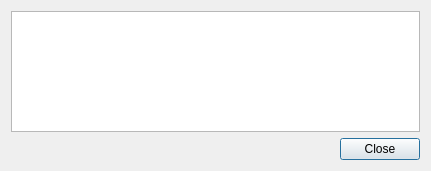
<?xml version="1.0" encoding="UTF-8"?>
<ui version="4.0">
 <class>MessageDialog</class>
 <widget class="QDialog" name="MessageDialog">
  <property name="geometry">
   <rect>
    <x>0</x>
    <y>0</y>
    <width>431</width>
    <height>171</height>
   </rect>
  </property>
  <property name="windowTitle">
   <string extracomment="Noun">Message</string>
  </property>
  <layout class="QGridLayout" name="gridLayout">
   <item row="0" column="0">
    <widget class="QTextBrowser" name="textMessage">
     <property name="openExternalLinks">
      <bool>true</bool>
     </property>
     <property name="openLinks">
      <bool>false</bool>
     </property>
    </widget>
   </item>
   <item row="1" column="0">
    <widget class="QDialogButtonBox" name="buttonBox">
     <property name="standardButtons">
      <set>QDialogButtonBox::Close</set>
     </property>
    </widget>
   </item>
  </layout>
 </widget>
 <resources/>
 <connections>
  <connection>
   <sender>buttonBox</sender>
   <signal>accepted()</signal>
   <receiver>MessageDialog</receiver>
   <slot>accept()</slot>
   <hints>
    <hint type="sourcelabel">
     <x>421</x>
     <y>161</y>
    </hint>
    <hint type="destinationlabel">
     <x>535</x>
     <y>278</y>
    </hint>
   </hints>
  </connection>
  <connection>
   <sender>buttonBox</sender>
   <signal>rejected()</signal>
   <receiver>MessageDialog</receiver>
   <slot>reject()</slot>
   <hints>
    <hint type="sourcelabel">
     <x>421</x>
     <y>161</y>
    </hint>
    <hint type="destinationlabel">
     <x>443</x>
     <y>298</y>
    </hint>
   </hints>
  </connection>
  <connection>
   <sender>textMessage</sender>
   <signal>anchorClicked(QUrl)</signal>
   <receiver>MessageDialog</receiver>
   <slot>slotAnchorClicked(QUrl)</slot>
   <hints>
    <hint type="sourcelabel">
     <x>330</x>
     <y>72</y>
    </hint>
    <hint type="destinationlabel">
     <x>461</x>
     <y>71</y>
    </hint>
   </hints>
  </connection>
 </connections>
 <slots>
  <slot>slotAnchorClicked(QUrl)</slot>
 </slots>
</ui>
